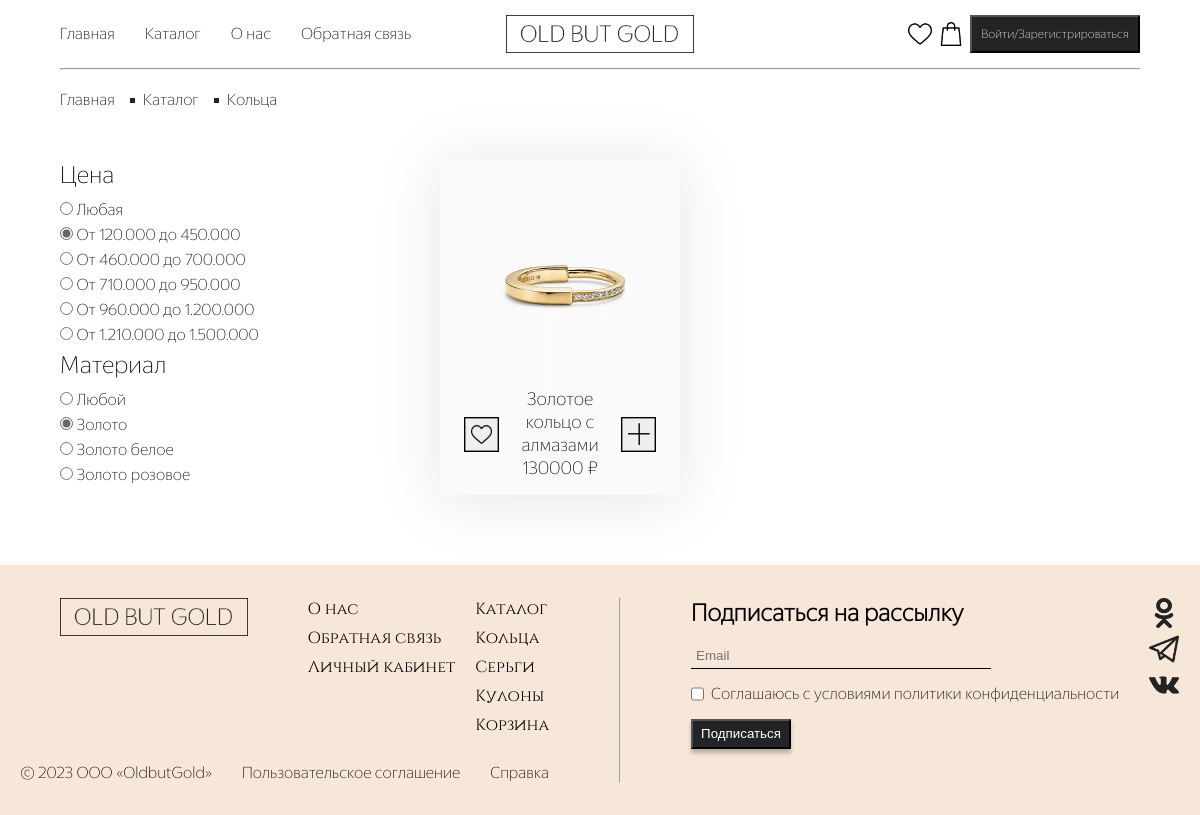
The page /goods.php?type=1 on the database its author committed.
### tables this page shows
CREATE TABLE `goods` (
  `id` int NOT NULL,
  `type` int NOT NULL,
  `name` varchar(400) NOT NULL,
  `shortdesc` varchar(400) NOT NULL,
  `fulldesc` varchar(400) NOT NULL,
  `price` int NOT NULL,
  `img` varchar(400) NOT NULL,
  `zoloto` varchar(255) NOT NULL
);

### goods.php (the view, shortened to what this page needs)
<!DOCTYPE html>
<html lang="ru">
<head>
    <link rel="stylesheet" href="assets/css/fonts.css">
    <link rel="stylesheet" href="assets/css/main.css">
    <link rel="stylesheet" href="assets/css/goods.css">
</head>
<body>
    <?php include("assets/php/header.php");?>
    <?php
    $good = '1';
    $mat = '1';
    ?>
    <main>
        <div class="main__container">
            <ul class="page-naming">
                <li><a href="index.php">Главная</a></li>
                <li><img src="assets/img/rect.png" alt="Точка"> <p><a href="catalog.php">Каталог</a></p></li>
                <li><img src="assets/img/rect.png" alt="Точка"> <p><a href="catalog.php"><?php include("assets/php/selecttype.php");?></a></p></li>
            </ul>
            <div class="goods-panels">
                <div class="goods-left-panel">
                    <div class="goods-left-panel__container">
                        <h2>Цена</h2>
                        <form action="" method="post">
                        <div class="goods-radio">
                            <input type="radio" name="good-radio" id="goods-radio1" value="0" onclick="submit();"
                            <?php
                                if($good == 0){echo ' checked="checked"';}?>
                            />
                            <label for="goods-radio1">Любая</label>
                        </div>
                        <div class="goods-radio">
                            <input type="radio" name="good-radio" id="goods-radio2" value="1" onclick="submit();"
                            <?php
                                if($good == 1){echo ' checked="checked"';}?>
                            />
                            <label for="goods-radio2">От 120.000 до 450.000</label>
                        </div>
                        <div class="goods-radio">
                            <input type="radio" name="good-radio" id="goods-radio3" value="2" onclick="submit();"
                            <?php
                                if($good == 2){echo ' checked="checked"';}?>
                            />
                            <label for="goods-radio3">От 460.000 до 700.000</label>
                        </div>
                        <div class="goods-radio">
                            <input type="radio" name="good-radio" id="goods-radio4" value="3" onclick="submit();"
                            <?php
                                if($good == 3){echo ' checked="checked"';}?>
                            />
                            <label for="goods-radio4">От 710.000 до 950.000</label>
                        </div>
                        <div class="goods-radio">
                            <input type="radio" name="good-radio" id="goods-radio5" value="4" onclick="submit();"
                            <?php
                                if($good == 4){echo ' checked="checked"';}?>
                            />
                            <label for="goods-radio5">От 960.000 до 1.200.000</label>
                        </div>
                        <div class="goods-radio">
                            <input type="radio" name="good-radio" id="goods-radio6" value="5" onclick="submit();"
                            <?php
                                if($good == 5){echo ' checked="checked"';}?>
                            />
                            <label for="goods-radio6">От 1.210.000 до 1.500.000</label>
                        </div>
                        <h2>Материал</h2>
                        <div class="goods-radio">
                            <input type="radio" name="mat-radio" id="goods2-radio1" value="0" onclick="submit();"
                            <?php
                                if($mat == 0){echo ' checked="checked"';}?>
                            />
                            <label for="goods2-radio1">Любой</label>
                        </div>
                        <div class="goods-radio">
                            <input type="radio" name="mat-radio" id="goods2-radio2" value="1" onclick="submit();"
                            <?php
                                if($mat == 1){echo ' checked="checked"';}?>
                            />
                            <label for="goods2-radio2">Золото</label>
                        </div>
                        <div class="goods-radio">
                            <input type="radio" name="mat-radio" id="goods2-radio3" value="2" onclick="submit();"
                            <?php
                                if($mat == 2){echo ' checked="checked"';}?>
                            />
                            <label for="goods2-radio3">Золото белое</label>
                        </div>
                        <div class="goods-radio">
                            <input type="radio" name="mat-radio" id="goods2-radio4" value="3" onclick="submit();"
                            <?php
                                if($mat == 3){echo ' checked="checked"';}?>
                            />
                            <label for="goods2-radio4">Золото розовое</label>
                        </div>
                        </form>
                    </div>
                </div>
                <div class="goods-right-content">
                    <div class="goods-right-content__container">
                        <?php
                            include("assets/php/connect.php");
                            $type = $_GET['type'];
                            $result = null;
                            if($mat=='0'){
                                if($good=='0') {
                                    $result = $conn->query("SELECT * FROM goods WHERE type = $type");
                                }
                                elseif($good=='1'){
                                    $result = $conn->query("SELECT * FROM goods WHERE type = $type AND price BETWEEN 120000 AND 450000");
                                }
                                elseif($good=='2'){
                                    $result = $conn->query("SELECT * FROM goods WHERE type = $type AND price BETWEEN 460000 AND 700000");
                                }
                                elseif($good=='3'){
                                    $result = $conn->query("SELECT * FROM goods WHERE type = $type AND price BETWEEN 710000 AND 950000");
                                }
                                elseif($good=='4'){
                                    $result = $conn->query("SELECT * FROM goods WHERE type = $type AND price BETWEEN 960000 AND 1200000");
                                }
                                elseif($good=='5'){
                                    $result = $conn->query("SELECT * FROM goods WHERE type = $type AND price BETWEEN 1210000 AND 1500000");
                                }
                            }
                            else {
                                if($good=='0') {
                                    $result = $conn->query("SELECT * FROM goods WHERE type = $type AND zoloto = $mat");
                                }
                                elseif($good=='1'){
                                    $result = $conn->query("SELECT * FROM goods WHERE type = $type AND price BETWEEN 120000 AND 450000 AND zoloto = $mat");
                                }
                                elseif($good=='2'){
                                    $result = $conn->query("SELECT * FROM goods WHERE type = $type AND price BETWEEN 460000 AND 700000 AND zoloto = $mat");
                                }
                                elseif($good=='3'){
                                    $result = $conn->query("SELECT * FROM goods WHERE type = $type AND price BETWEEN 710000 AND 950000 AND zoloto = $mat");
                                }
                                elseif($good=='4'){
                                    $result = $conn->query("SELECT * FROM goods WHERE type = $type AND price BETWEEN 960000 AND 1200000 AND zoloto = $mat");
                                }
                                elseif($good=='5'){
                                    $result = $conn->query("SELECT * FROM goods WHERE type = $type AND price BETWEEN 1210000 AND 1500000 AND zoloto = $mat");
                                }
                            }
                            if($result->num_rows){
                                while($row = $result->fetch_assoc()){
                                    echo '
                                    <div class="good" style="background: url('.$row['img'].')">
                                        <div class="good__container">
                                        <form action="" method="POST">
                                            <input name="id" style="display:none;" value="'.$row['id'].'"/>
                                            <input name="like" type="submit" style="background-image: url(assets/img/like.svg);" class="button-like" value=""/>
                                        </form>
                                        <div class="good-info" onclick="window.location.assign(\'good.php?id='.$row['id'].'\')">
                                            '.$row['name'].'<br>
                                            <span class="good-span-price">'.$row['price'].' ₽</span>
                                        </div>
                                        <form action="" method="POST">
                                            <input name="id" style="display:none;" value="'.$row['id'].'"/>
                                            <input name="busket" type="submit" style="background-image: url(assets/img/cart.svg);" class="button-like" value="" />
                                        </form>
                                        <div class="zoloto">'.$row['zoloto'].'</div>
                                        </div>
                                    </div>
                                    ';
                                }
                            }
                            else {
                                echo "<h1 style='white-space:nowrap; padding-left: 100%;'>Товаров нет</h1>";
                            }
                        ?>
                    </div>
                </div>
            </div>
        </div>
    </main>
    <?php include("assets/php/footer.php");?>
</body>
</html>

### assets/css/main.css (style rules this page uses)
* { margin: 0; padding: 0; box-sizing: border-box; }
a { color: black; text-decoration: none; }
main { padding-top: 20px; width: 100%; background-color: white; display: flex; flex-direction: column; justify-content: center; align-items: center; font-family: "YandexSans"; }
.main__container { width: 90%; max-width: 1440px; }
.page-naming { list-style: none; display: flex; flex-direction: row; gap: 15px; align-self: flex-start; }
.page-naming li { display: flex; flex-direction: row; justify-content: center; text-align: center; align-items: center; gap: 8px; }
.page-naming p { white-space: nowrap; }
.page-naming img { width: 5px; height: 5px; }
input[type="radio"] { filter: grayscale(100%); }

### assets/css/goods.css (style rules this page uses)
.goods-panels { display: flex; flex-direction: row; gap: 50px; padding-bottom: 70px; padding-top: 50px; font-family: "YandexSans"; }
.goods-left-panel { width: 300px; }
.goods-left-panel h2 { margin-bottom: 10px; font-weight: 500; }
.goods-left-panel .goods-radio { margin-bottom: 5px; }
.goods-radio { font-size: 16px; width: 100%; }
.goods-right-content { display: flex; justify-content: center; align-items: center; }
.goods-right-content__container { width: 80%; display: flex; flex-direction: row; flex-wrap: wrap; justify-content: flex-start; gap: 20px; }
.good { width: 300px; height: 335px; background: lightgray 50% / cover no-repeat; background-position: 50% 50%; background-size: contain; font-size: 18px; display: flex; justify-content: center; align-items: flex-end; filter: drop-shadow(0px 4px 30px rgba(0, 0, 0, 0.10)); }
.good__container { width: 80%; padding-bottom: 15px; display: flex; flex-direction: row; justify-content: space-between; align-items: center; }
.button-like { width: 35px; height: 35px; border: none; outline: none; background-size: contain; }
.good-info { text-align: center; }

### rows shown on the page
goods: img (picture), name "Золотое кольцо с алмазами", price "130000"
